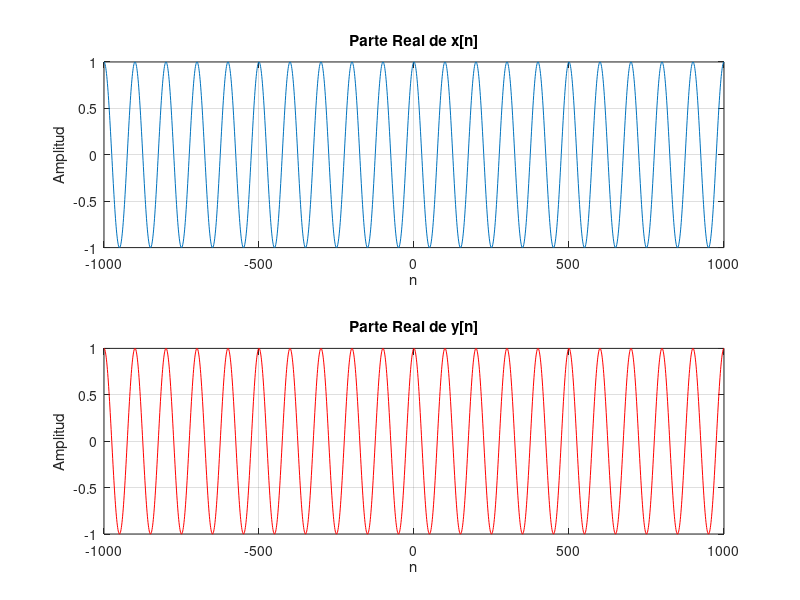

Recreate this plot in MATLAB.
n = -1000:1000;
x = exp(1j * 2 * pi * 0.01 * n);
y = exp(1j * 2 * pi * 2.01 * n);

% Crear dos subgráficas en una figura
figure;

% Subgráfica 1
subplot(2, 1, 1);
plot(n, real(x));
title('Parte Real de x[n]');
xlabel('n');
ylabel('Amplitud');
grid on;

% Subgráfica 2
subplot(2, 1, 2);
plot(n, real(y), 'r');
title('Parte Real de y[n]');
xlabel('n');
ylabel('Amplitud');
grid on;
